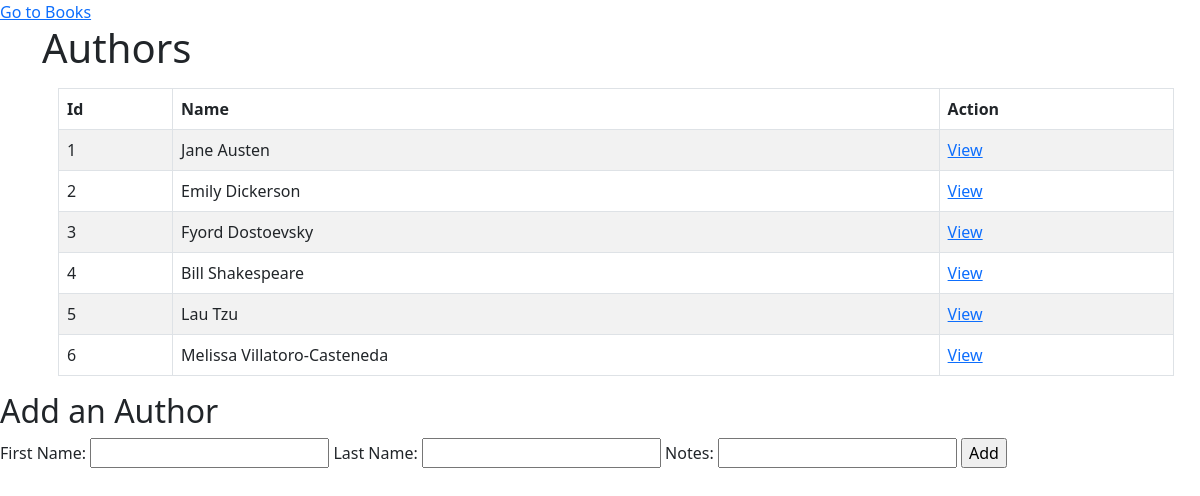
The app's page /authors with its own data.
### books_authors_app/models.py (models this page shows)
class Author(models.Model):
    first_name = models.CharField(max_length=255)
    last_name = models.CharField(max_length=255)
    book = models.ManyToManyField(Book, related_name="author")
    notes = models.CharField(max_length=255, default="add here")
    created_at = models.DateTimeField(auto_now_add=True)
    updated_at = models.DateTimeField(auto_now=True)

### books_authors_app/views.py (the view)
# urls.py: path('authors',views.authors),
def authors(request):
    context = {
        "all_authors" : Author.objects.all(),
    }
    return render(request, "authors.html", context)

### books_authors_app/templates/authors.html (shortened to what this page needs)
<!DOCTYPE html>
<html lang="en">
<head>
    <link href="https://cdn.jsdelivr.net/npm/bootstrap@5.0.0/dist/css/bootstrap.min.css" rel="stylesheet">
</head>
<body>
    <a href="/">Go to Books</a>
    <div class="container">
        <h1>Authors</h1>
        <table class="table table-striped table-bordered m-3">
            <thead>
                <th>Id</th>
                <th>Name</th>
                <th>Action</th>
            </thead>
            <tbody>
                {% for author in all_authors %}
                <tr>
                    <td>{{author.id}}</td>
                    <td>{{author.first_name}} {{author.last_name}}</td>
                    <td><a href="/author/{{author.id}}">View</a></td>
                </tr>
                {% endfor %}
            </tbody>
        </table>
    </div>
    <div>
        <h2>Add an Author</h2>
        <form action="/create_author" method="POST">
            <label>First Name: <input type="text" name="first_name"></label>
            <label>Last Name: <input type="text" name="last_name"></label>
            <label>Notes: <input type="text" name="notes"></label>
            <input type="submit" value="Add">
        </form>
    </div>
</body>
</html>

### records on screen
Author: id "1", first_name "Jane", last_name "Austen"
Author: id "2", first_name "Emily", last_name "Dickerson"
Author: id "3", first_name "Fyord", last_name "Dostoevsky"
Author: id "4", first_name "Bill", last_name "Shakespeare"
Author: id "5", first_name "Lau", last_name "Tzu"
Author: id "6", first_name "Melissa", last_name "Villatoro-Casteneda"
